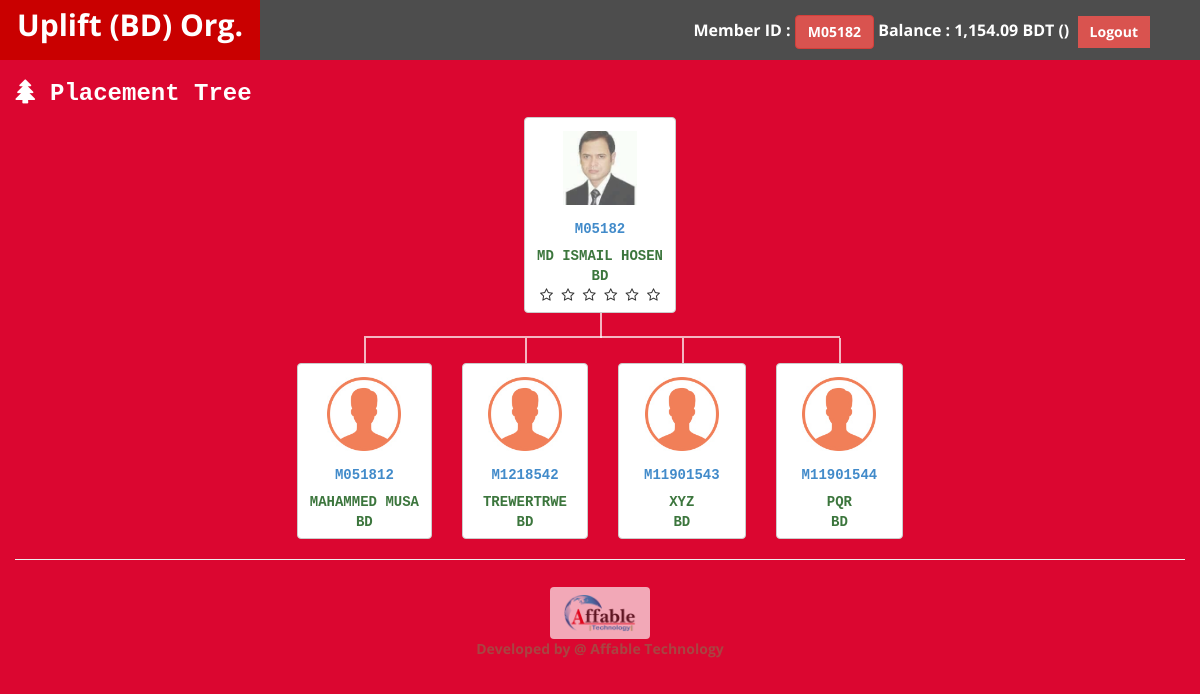
/up_user/placement_tree.php?u_id=2 (signed in), run on the app's committed database.
### tables this page shows
CREATE TABLE `tbl_users_info` (
  `u_id` int(11) NOT NULL,
  `u_userid` varchar(100) NOT NULL,
  `u_name` varchar(100) NOT NULL,
  `u_sponsor_id` int(11) NOT NULL,
  `u_placement_id` int(11) NOT NULL,
  `u_branch_id` int(11) NOT NULL,
  `u_nid` varchar(100) NOT NULL,
  `u_dob` date NOT NULL,
  `u_type` int(11) NOT NULL,
  `u_pv_value` decimal(10,2) NOT NULL,
  `u_balance` decimal(13,2) NOT NULL,
  `u_contact` varchar(20) NOT NULL,
  `u_password` varchar(255) NOT NULL,
  `u_tpin` int(11) NOT NULL,
  `u_reg_date` date NOT NULL,
  `u_reg_time` time NOT NULL,
  `u_picture` varchar(100) NOT NULL,
  `u_image` blob NOT NULL,
  `u_token` varchar(255) NOT NULL,
  `u_verify` int(11) NOT NULL,
  `u_status` int(11) NOT NULL,
  `u_agent` int(11) NOT NULL,
  `u_admin` int(11) NOT NULL,
  `u_employee` int(11) NOT NULL
);

CREATE TABLE `tbl_users_type` (
  `ut_id` int(11) NOT NULL,
  `ut_type` varchar(100) NOT NULL,
  `ut_status` int(11) NOT NULL
);

### up_user/includes/common.php (called while the page is built, shortened)
<?php
$WebsiteSiteName="Uplift (BD) Org.";
?>

### up_user/includes/fn_users.php (called while the page is built, shortened)
<?php
function get_users_type_info_by_id($user_type){
    $user = array();
    global $connection;
    $results = mysqli_query($connection,"SELECT * FROM tbl_users_type WHERE ut_id='".$user_type."'");
    if($results){
        $user = mysqli_fetch_array($results);
    }
    return $user;
}
function get_placement_list_by_user_id($user_id){
    $var = array();
    global $connection;
    $results = mysqli_query($connection,"SELECT * FROM tbl_users_info WHERE u_placement_id='".$user_id."' ORDER BY u_id ASC");
    if($results){
        while($row = mysqli_fetch_array($results)){
            $var[] = $row;
        }
    }
    return $var;
}
function get_user_info_by_id($user_id){
    $var = array();
    global $connection;
    $results = mysqli_query($connection,"SELECT * FROM tbl_users_info WHERE u_id ='".$user_id."'");
    if($results){
        $var = mysqli_fetch_array($results);
    }
    return $var;
}
?>

### up_user/placement_tree.php (the view, shortened to what this page needs)
<?php
if(!isset($_SESSION['user'])){
header("Location: login.php");
}else{
include './includes/functions.php';
if(isset($_REQUEST['u_id'])){
    $user_id = $_REQUEST['u_id'];
}else{
    $user_id = $_SESSION['user']['u_id'];
}
$user_info = get_user_info_by_id($user_id);
$user_type=get_users_type_info_by_id($user_info['u_type']);
$reseller_list = get_placement_list_by_user_id($user_id);
?>
<!DOCTYPE html>
<html xmlns="http://www.w3.org/1999/xhtml">
<head>
    <link href="assets/css/bootstrap.css" rel="stylesheet" />
    <link href="assets/css/font-awesome.css" rel="stylesheet" />
    <link href="assets/css/custom.css" rel="stylesheet" />
    <link href="assets/js/dataTables/dataTables.bootstrap.css" rel="stylesheet" />
    <link rel="stylesheet" href="assets/css/hierarchy-view.css">
</head>
<body class="bg-color-red">
    <?php include './navtop.php'; ?>
    <div class="container-fluid">
        <div class="row">
            <div class="col-md-12" style="font-family: monospace;">
                <h3><b><i class="fa fa-tree"></i> Placement Tree</b></h3>
                <section class="management-hierarchy">
                    <div class="hv-container">
                        <div class="hv-wrapper">
                            <div class="hv-item">
                                <div class="hv-item-parent">
                                    <div class="person btn btn-default">
                                        <?php
                                        if($user_info['u_picture']){
                                        ?>
                                        <img class="img img-thumbnail img-responsive btn disabled" src="assets/img/members/<?php echo $user_info['u_picture']; ?>" alt="No Image" width="100" height="100" />
                                        <?php }else{ ?>
                                        <img class="img img-thumbnail img-responsive btn disabled" src="assets/img/members/member.jpg" width="100" height="100" />
                                        <?php } ?>
                                        <br/>
                                        <a class="btn" href="placement_tree.php?u_id=<?php echo $user_info['u_id']; ?>"><b><?php echo $user_info['u_userid']; ?></b> </a>
                                        <br/>
                                        <b class="text-success"><?php echo $user_info['u_name']; ?></b>
                                        <br/>
                                        <b class="text-success"><?php echo $user_type['ut_type']; ?></b>
                                        <?php if($user_info['u_type']=='7'){ ?>
                                            <br>
                                            <b><i class="fa fa-star text-primary"></i></b>
                                            <b><i class="fa fa-star text-primary"></i></b>
                                            <b><i class="fa fa-star text-primary"></i></b>
                                            <b><i class="fa fa-star text-primary"></i></b>
                                            <b><i class="fa fa-star text-primary"></i></b>
                                            <b><i class="fa fa-star text-primary"></i></b>
                                        <?php }else{ ?>
                                        <br>
                                            <b><i class="fa fa-star-o"></i></b>
                                            <b><i class="fa fa-star-o"></i></b>
                                            <b><i class="fa fa-star-o"></i></b>
                                            <b><i class="fa fa-star-o"></i></b>
                                            <b><i class="fa fa-star-o"></i></b>
                                            <b><i class="fa fa-star-o"></i></b>
                                        <?php } ?>
                                    </div>
                                </div>
                                <div class="hv-item-children">
                                    <?php
                                    $placement_tree=get_placement_list_by_user_id($user_info['u_id']);
                                    foreach ($placement_tree as $placement){
                                        $member_type=get_users_type_info_by_id($placement['u_type']);
                                    ?>
                                    <div class="hv-item-child">
                                        <div class="person">
                                            <p class="btn btn-default">
                                                <?php
                                                if($placement['u_picture']){
                                                ?>
                                                <img class="img img-thumbnail img-responsive btn disabled" src="assets/img/members/<?php echo $placement['u_picture']; ?>" alt="No Image" width="100" height="100" />
                                                <?php }else{ ?>
                                                <img class="img img-thumbnail img-responsive btn disabled" src="assets/img/members/member.jpg" width="100" height="100" />
                                                <?php } ?>
                                                <br/>
                                                <a class="btn" href="placement_tree.php?u_id=<?php echo $placement['u_id']; ?>"><b><?php echo $placement['u_userid']; ?></b> </a>
                                                <br/>
                                                <b class="text-success"><?php echo $placement['u_name']; ?></b>
                                                <br />
                                                <b class="text-success"><?php echo $member_type['ut_type']; ?></b>
                                            </p>
                                        </div>
                                    </div>
                                    <?php } ?>
                                </div>
                            </div>
                        </div>
                    </div>
                </section>
            </div>
        </div>
        <hr />
        <?php include './footer.php'; ?>
    </div>
</body>
</html>
<?php } ?>

### up_user/navtop.php (shortened to what this page needs)
<nav class="navbar navbar-default navbar-cls-top " role="navigation" style="margin-bottom: 0">
    <div class="navbar-header">
        <a class="navbar-brand" href="cpanel.php"><?php echo '<b>'.$WebsiteSiteName.'</b>'; ?></a>
    </div>
    <div style="color: white;padding: 15px 50px 5px 50px;float: right;font-size: 16px;">
        <b>Member ID : <a href="profile.php" class="btn btn-danger"><b><?php echo $user_info['u_userid']; ?></b></a>
            Balance :
            <?php
            $u_balance=$user_info['u_balance'];
            echo number_format($u_balance,2); ?> BDT (<?php echo $user_branch['br_name']; ?>)</b>&nbsp;
            <a href="logout.php" class="btn btn-danger square-btn-adjust"><b>Logout</b></a>
    </div>
</nav>

### up_user/assets/css/custom.css (style rules this page uses)
body { font-family: 'Open Sans', sans-serif; }
.square-btn-adjust { border: 0px solid transparent; -webkit-border-radius: 0px; -moz-border-radius: 0px; border-radius: 0px; }
p { font-size:16px; line-height:25px; padding-top:20px; }
.bg-color-red { background-color: #DB0630; color: #fff; }
.navbar-cls-top .navbar-brand { color: #fff; background: #C90000; width: 260px; text-align: center; height: 60px; font-size: 30px; font-weight: 700; }
.navbar-cls-top { background:#4D4D4D; border-bottom:none; }
.navbar-default { border:0px solid black; }
.navbar-header { background: #A70303; }
@media (min-width:768px) { .navbar { border-radius: 0px; } }

### up_user/assets/css/hierarchy-view.css (style rules this page uses)
.hv-wrapper { display: flex; }
.hv-wrapper .hv-item { display: flex; flex-direction: column; margin: auto; }
.hv-wrapper .hv-item .hv-item-parent { margin-bottom: 50px; position: relative; display: flex; justify-content: center; }
.hv-wrapper .hv-item .hv-item-parent:after { position: absolute; content: ''; width: 2px; height: 25px; bottom: 0; left: 50%; background-color: rgba(255, 255, 255, 0.7); transform: translateY(100%); }
.hv-wrapper .hv-item .hv-item-children { display: flex; justify-content: center; }
.hv-wrapper .hv-item .hv-item-children .hv-item-child { padding: 0 15px; position: relative; }
.hv-wrapper .hv-item .hv-item-children .hv-item-child:before, .hv-wrapper .hv-item .hv-item-children .hv-item-child:not(:only-child):after { content: ''; position: absolute; background-color: rgba(255, 255, 255, 0.7); left: 0; }
.hv-wrapper .hv-item .hv-item-children .hv-item-child:before { left: 50%; top: 0; transform: translateY(-100%); width: 2px; height: 25px; }
.hv-wrapper .hv-item .hv-item-children .hv-item-child:after { top: -25px; transform: translateY(-100%); height: 2px; width: 100%; }
.hv-wrapper .hv-item .hv-item-children .hv-item-child:first-child:after { left: 50%; width: 50%; }
.hv-wrapper .hv-item .hv-item-children .hv-item-child:last-child:after { width: calc(50% + 1px); }

### data on the page
tbl_users_info: u_userid "M05182", u_balance "1,154.09", u_picture (picture), u_name "MD ISMAIL HOSEN"
tbl_users_type: ut_type "BD"
tbl_users_info: u_userid "M051812", u_name "MAHAMMED MUSA", tbl_users_type.ut_type "BD"
tbl_users_info: u_userid "M1218542", u_name "TREWERTRWE", tbl_users_type.ut_type "BD"
tbl_users_info: u_userid "M11901543", u_name "XYZ", tbl_users_type.ut_type "BD"
tbl_users_info: u_userid "M11901544", u_name "PQR", tbl_users_type.ut_type "BD"

### other printed values
$WebsiteSiteName "Uplift (BD) Org."
$developer "Affable Technology"
